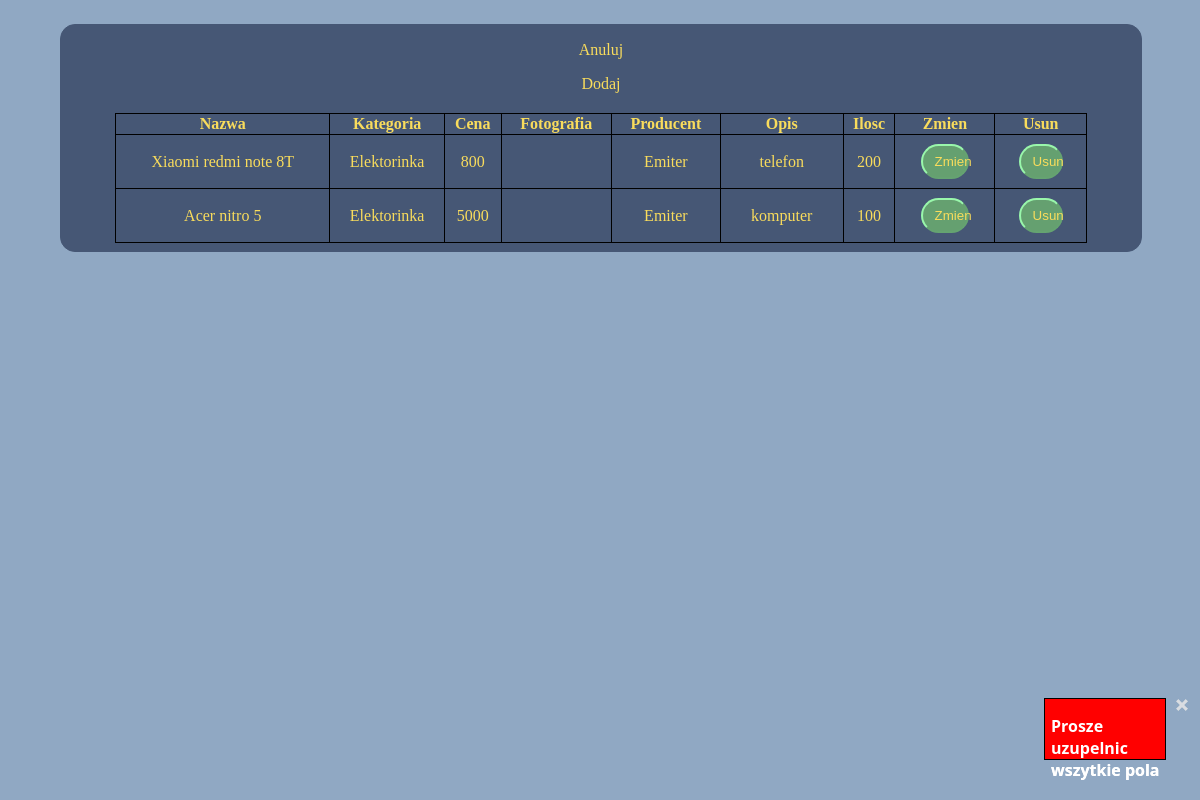
/admin/produkty.php, run on an earlier commit of the app's database.
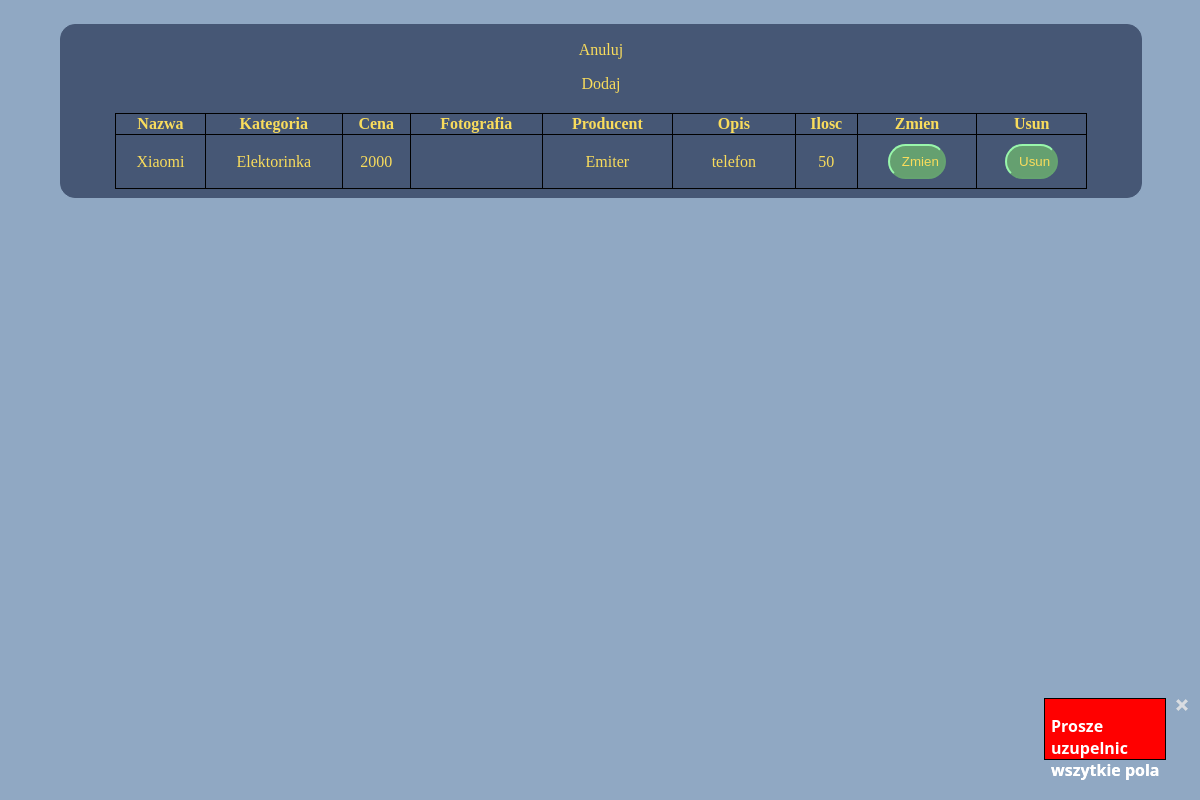
And on a later commit of the database.
### tables this page shows
CREATE TABLE `produkt` (
  `produkt_id` int(10) UNSIGNED NOT NULL,
  `nazwa` varchar(60) NOT NULL,
  `kategoria_id` int(10) UNSIGNED NOT NULL,
  `cena` decimal(10,0) UNSIGNED NOT NULL,
  `fotografia` varchar(70) NOT NULL,
  `producent_id` int(10) UNSIGNED NOT NULL,
  `opis` varchar(150) NOT NULL,
  `ilosc` tinyint(3) UNSIGNED NOT NULL
);

CREATE TABLE `kategoria` (
  `kategoria_id` int(10) UNSIGNED NOT NULL,
  `kategoria` varchar(30) NOT NULL
);

CREATE TABLE `producent` (
  `producent_id` int(10) UNSIGNED NOT NULL,
  `producent` varchar(50) NOT NULL
);

### admin/produkty.php (the view, shortened to what this page needs)
<!DOCTYPE html>
<html lang="en">
<head>
    <link rel="stylesheet" href="../style/style-globalne.css">
    <link rel="stylesheet" href="../style/style-tabelka-panelu.css">
</head>
<body>
    <section class="tabelka-panelu">
        <a href="panel-admina.php">Anuluj</a>
        <a href="produkty.php?czy_dodac=true">Dodaj</a>
        <?php
        include("../config/config.php");
        $query = "SELECT pc.producent_id AS producent_id, k.kategoria_id AS kategoria_id, pk.produkt_id AS produkt_id, pk.nazwa AS nazwa, k.kategoria AS kategoria, pk.cena AS cena, pk.fotografia AS fotografia, pc.producent AS producent, pk.opis AS opis, pk.ilosc AS ilosc FROM `produkt` pk JOIN `kategoria` k ON pk.kategoria_id = k.kategoria_id JOIN `producent` pc ON pk.producent_id = pc.producent_id";
        $result = $connection->query($query);
        echo "<table> <tr> <th>Nazwa</th> <th>Kategoria</th> <th>Cena</th> <th>Fotografia</th> <th>Producent</th> <th>Opis</th> <th>Ilosc</th> <th>Zmien</th> <th>Usun</th> </tr>";
        while ($row = $result->fetch_assoc()) {
            echo "<form method=\"post\">";
            if (isset($_POST["zmien-formularz"]) && $_POST["id"] == $row["produkt_id"]) {
                echo "<tr>";
                echo "<td> <input name=\"nazwa\" value=\"{$row["nazwa"]}\"> </td>";
                echo "<td> <select name=\"kategoria\">";
                echo "<option selected value='{$row["kategoria_id"]}'>{$row["kategoria"]}</option>";
                $query = "SELECT * FROM `kategoria`";
                $result = $connection->query($query);
                while ($rowTmp = $result->fetch_assoc()) {
                    if ($rowTmp["kategoria"] != $row["kategoria"])
                        echo "<option value='{$rowTmp["kategoria_id"]}'>{$rowTmp["kategoria"]}</option>";
                }
                echo "</select></td>";
                echo "<td> <input name=\"cena\" value=\"{$row["cena"]}\"> </td>";
                echo "<td> <input name=\"fotografia\" value=\"{$row["fotografia"]}\"> </td>";
                echo "<td> <select name=\"producent\">";
                echo "<option selected value='{$row['producent_id']}'>{$row["producent"]}</option>";
                $query = "SELECT * FROM `producent`";
                $result = $connection->query($query);
                while ($rowTmp = $result->fetch_assoc()) {
                    if ($rowTmp["producent"] != $row["producent"])
                        echo "<option value='{$rowTmp["producent_id"]}'>{$rowTmp["producent"]}</option>";
                }
                echo "</select></td>";
                echo "<td> <textarea name=\"opis\">{$row["opis"]}</textarea> </td>";
                echo "<td> <input name=\"ilosc\" value=\"{$row["ilosc"]}\"> </td>";
                echo "<td colspan=\"2\"> <button type=\"submit\" name=\"zmiana\">Zmien</button> </td>";
            } else {
                echo "<tr>";
                echo "<td>" . $row['nazwa'] . "</td>";
                echo "<td>" . $row['kategoria'] . "</td>";
                echo "<td>" . $row['cena'] . "</td>";
                echo "<td>" . $row['fotografia'] . "</td>";
                echo "<td>" . $row['producent'] . "</td>";
                echo "<td style=\"width: 10vw;\">" . $row['opis'] . "</td>";
                echo "<td>" . $row['ilosc'] . "</td>";
                if (!isset($_GET["czy_dodac"]) && $_GET["czy_dodac"] != true) {
                    echo "<td> <button type=\"submit\" name=\"zmien-formularz\">Zmien</button> </td>";
                    echo "<td> <button type=\"submit\" name=\"usun\">Usun</button> </td>";
                } else
                    echo "<td colspan=\"2\" style=\"width:12.5vw;\">Dostepne jak zakonczysz formualrz dodawania</td>";
            }
            echo "</form>";
        }
        if (
            isset($_POST["submit"]) &&
            !(empty($_POST['nazwa']) || empty($_POST['kategoria']) || empty($_POST['cena']) || empty($_POST['fotografia']) || empty($_POST['producent']) || empty($_POST['opis']) || empty($_POST['ilosc']))
        ) {
            $nazwa = htmlspecialchars($_POST['nazwa']);
            $kategoria = htmlspecialchars($_POST['kategoria']);
            $cena = htmlspecialchars($_POST['cena']);
            $fotografia = htmlspecialchars($_POST['fotografia']);
            $producent = htmlspecialchars($_POST['producent']);
            $opis = htmlspecialchars($_POST['opis']);
            $query = "INSERT INTO `produkt`
            (nazwa, kategoria_id, cena, fotografia, producent_id, opis, ilosc)
            VALUES
            ('{$nazwa_produktu}','{$kategoria}','{$cena}','{$fotografia}'
            ,'{$producent}','{$opis}','{$ilosc}')";
            $connection->query($query);
            header("Location: produkty.php");
        } else if (
            empty($_POST['nazwa']) || empty($_POST['kategoria']) || empty($_POST['cena']) || empty($_POST['fotografia']) || empty($_POST['producent']) || empty($_POST['opis']) || empty($_POST['ilosc'])
        ) {
            errorBlock("Prosze uzupelnic wszytkie pola", "produkty.php");
        }
        if (
            isset($_POST['zmiana']) &&
            !(empty($_POST['nazwa']) || empty($_POST['kategoria']) || empty($_POST['cena']) || empty($_POST['fotografia']) || empty($_POST['producent']) || empty($_POST['opis']) || empty($_POST['ilosc']))
        ) {
            $nazwa = htmlspecialchars($_POST['nazwa']);
            $kategoria = htmlspecialchars($_POST['kategoria']);
            $cena = htmlspecialchars($_POST['cena']);
            $fotografia = htmlspecialchars($_POST['fotografia']);
            $producent = htmlspecialchars($_POST['producent']);
            $opis = htmlspecialchars($_POST['opis']);
            $ilosc = htmlspecialchars($_POST['ilosc']);
            $query = "UPDATE `produkt`
            SET
            nazwa='{$nazwa}',
            kategoria_id='{$kategoria}',
            cena={$cena},
            fotografia='{$fotografia}',
            producent_id='{$producent}',
            opis='{$opis}',
            ilosc={$ilosc}
            WHERE produkt_id = '{$_POST['id']}'
            ";
            $connection->query($query);
            header("Location: produkty.php");
        } else if (
            empty($_POST['nazwa']) || empty($_POST['kategoria']) || empty($_POST['cena']) || empty($_POST['fotografia']) || empty($_POST['producent']) || empty($_POST['opis']) || empty($_POST['ilosc'])
        ) {
            errorBlock("Prosze uzupelnic wszytkie pola", "produkty.php");
        }
        echo "</table>";
        ?>
    </section>
</body>
</html>

### config/config.php (shortened to what this page needs)
<?php
function errorBlock($wiadomosc, $link)
{
    echo <<<ERRORBLOCK
                        <form action="{$link}">
                            <div class="error-block">
                                <button type="submit">
                                    <img src="../assets/x.png">
                                </button>
                                <p>
                                    {$wiadomosc}
                                </p>
                            </div>
                        </form>
            ERRORBLOCK;
}

### style/style-globalne.css (style rules this page uses)
body { margin: 0px; background-color: #90A8C3; }
button { background-color: #65a070; border-color: #99F7AB; padding: 8px 12px; cursor: pointer; border-radius: 20px; color: white; }
table { border: 1px solid black; padding: 1vw; width:90%; text-align: center; border-collapse: collapse; border-radius: 15px; margin-left:5%; margin-top:2.5vh; }
table button { width: 50%; }
td, th { border: 1px solid black; }
* { color: #F9DC5C; }
a { text-decoration: none; }
.error-block { position: fixed; left: 87vw; bottom: 5vh; background-color: red; width: 10vw; height: 7.5vh; border: 1px solid black; }
.error-block p { margin-left: 0.5vw; font-family: 'Segoe UI', Tahoma, Geneva, Verdana, sans-serif; font-weight: 600; color: white; }
.error-block button { float: right; position: relative; left: 2.5vw; width: 30%; bottom: 1.75vw; background-color: transparent; border-color: transparent; }
.error-block img { width: 1.5vw; }

### style/style-tabelka-panelu.css (style rules this page uses)
.tabelka-panelu { background-color: #465775; width:90vw; height: auto; position: relative; top:3vh; left:5vw; border-radius: 15px; border:1px solid #465775; padding-bottom: 1vh; }
.tabelka-panelu a { margin-top: 2vh; display: flex; justify-content: center; }
button { height: auto; margin-top: 1vh; margin-bottom: 1vh; color: #F9DC5C; }

What changed in the data, as far as the page shows it:
removed produkt: nazwa "Acer nitro 5", kategoria.kategoria "Elektorinka", cena "5000", producent.producent "Emiter", opis "komputer", ilosc "100"
changed produkt "telefon": nazwa "Xiaomi redmi note 8T" → "Xiaomi"; cena "800" → "2000"; ilosc "200" → "50"
